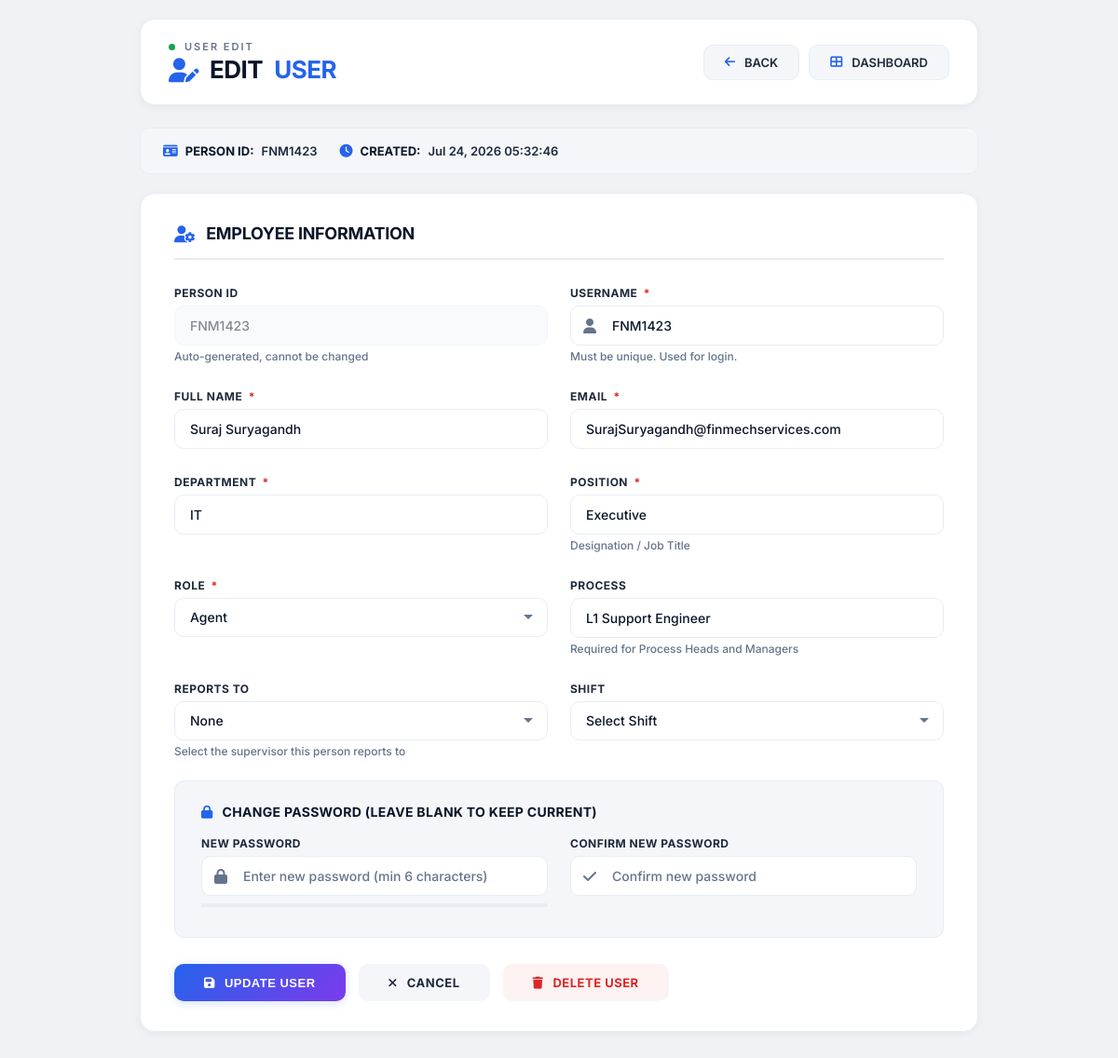
The page /edit_user.php?id=7383 (signed in) on the database its author committed.
### tables this page shows
CREATE TABLE `users` (
  `id` int(11) NOT NULL,
  `person_id` varchar(20) NOT NULL,
  `username` varchar(50) NOT NULL,
  `password` varchar(255) NOT NULL,
  `full_name` varchar(100) NOT NULL,
  `email` varchar(100) DEFAULT NULL,
  `department` varchar(50) DEFAULT NULL,
  `position` varchar(50) DEFAULT NULL,
  `role` enum('centre_head','process_head','manager','am','tl','agent') NOT NULL,
  `process` varchar(50) DEFAULT NULL,
  `reporting_to` int(11) DEFAULT NULL,
  `shift_id` int(11) DEFAULT NULL,
  `created_at` timestamp NOT NULL DEFAULT current_timestamp(),
  `is_active` tinyint(1) DEFAULT 1,
  `temp_reporting_id` varchar(50) DEFAULT NULL
);

### config.php (called while the page is built, shortened)
<?php
try {
    $pdo = new PDO("mysql:host=" . DB_HOST . ";dbname=" . DB_NAME, DB_USER, DB_PASS);
    $pdo->setAttribute(PDO::ATTR_ERRMODE, PDO::ERRMODE_EXCEPTION);
    $pdo->setAttribute(PDO::ATTR_DEFAULT_FETCH_MODE, PDO::FETCH_ASSOC);
} catch(PDOException $e) {
    die("Connection failed: " . $e->getMessage());
}
function isLoggedIn() {
    return isset($_SESSION['user_id']);
}
function getCurrentUser() {
    global $pdo;
    $stmt = $pdo->prepare("SELECT * FROM users WHERE id = ?");
    $stmt->execute([$_SESSION['user_id']]);
    return $stmt->fetch();
}
?>

### edit_user.php (the view, shortened to what this page needs)
<?php
require_once 'config.php';
$user = getCurrentUser();
$user_data = [];
$user_id = isset($_GET['id']) ? (int)$_GET['id'] : 0;
try {
    $stmt = $pdo->prepare("SELECT * FROM users WHERE id = ?");
    $stmt->execute([$user_id]);
    $user_data = $stmt->fetch();
} catch (PDOException $e) {
    redirect('users.php');
}
$departments = [];
$positions = [];
?>
<!DOCTYPE html>
<html lang="en">
<head>
    <link rel="stylesheet" href="https://cdnjs.cloudflare.com/ajax/libs/font-awesome/6.4.0/css/all.min.css">
</head>
<body>
    <div class="container">
        <div class="header anim-fade-up">
            <div class="header-left">
                <div class="system-label">
                    <span class="dot"></span>
                    USER EDIT
                </div>
                <h1>
                    <i class="fas fa-user-edit"></i>
                    EDIT <span class="highlight">USER</span>
                </h1>
            </div>
            <div class="header-actions">
                <a href="users.php" class="btn-back">
                    <i class="fas fa-arrow-left"></i> BACK
                </a>
                <a href="dashboard.php" class="btn-dashboard">
                    <i class="fas fa-th-large"></i> DASHBOARD
                </a>
            </div>
        </div>
        <div class="info-box anim-fade-up anim-delay-1">
            <p><i class="fas fa-id-card"></i> <strong>PERSON ID:</strong> <?php echo htmlspecialchars($user_data['person_id']); ?></p>
            <p><i class="fas fa-clock"></i> <strong>CREATED:</strong> <?php echo date('M d, Y H:i:s', strtotime($user_data['created_at'])); ?></p>
        </div>
        <div class="card anim-fade-up anim-delay-2">
            <h2><i class="fas fa-user-cog"></i> EMPLOYEE INFORMATION</h2>
            <form method="POST" action="" id="userForm">
                <div class="form-grid">
                    <div class="form-group">
                        <label>Person ID</label>
                        <input type="text" value="<?php echo htmlspecialchars($user_data['person_id']); ?>" readonly>
                        <div class="field-note">Auto-generated, cannot be changed</div>
                    </div>
                    <div class="form-group">
                        <label>Username <span class="required">*</span></label>
                        <div class="input-group">
                            <i class="fas fa-user"></i>
                            <input type="text" name="username" required
                                value="<?php echo htmlspecialchars($user_data['username']); ?>"
                                placeholder="Enter username">
                        </div>
                        <div class="field-note">Must be unique. Used for login.</div>
                    </div>
                    <div class="form-group">
                        <label>Full Name <span class="required">*</span></label>
                        <input type="text" name="full_name" required
                            value="<?php echo htmlspecialchars($user_data['full_name']); ?>"
                            placeholder="Enter full name">
                    </div>
                    <div class="form-group">
                        <label>Email <span class="required">*</span></label>
                        <input type="email" name="email" required
                            value="<?php echo htmlspecialchars($user_data['email']); ?>"
                            placeholder="Enter email address">
                    </div>
                    <div class="form-group">
                        <label>Department <span class="required">*</span></label>
                        <?php if (!empty($departments)): ?>
                            <select name="department" required>
                                <option value="">Select Department</option>
                                <?php foreach ($departments as $dept): ?>
                                    <option value="<?php echo htmlspecialchars($dept['dept_name']); ?>"
                                        <?php echo ($user_data['department'] == $dept['dept_name']) ? 'selected' : ''; ?>>
                                        <?php echo htmlspecialchars($dept['dept_name']); ?>
                                    </option>
                                <?php endforeach; ?>
                            </select>
                        <?php else: ?>
                            <input type="text" name="department" required
                                value="<?php echo htmlspecialchars($user_data['department']); ?>"
                                placeholder="Enter department">
                        <?php endif; ?>
                    </div>
                    <div class="form-group">
                        <label>Position <span class="required">*</span></label>
                        <?php if (!empty($positions)): ?>
                            <select name="position" required id="positionSelect">
                                <option value="">Select Position</option>
                                <?php foreach ($positions as $pos): ?>
                                    <option value="<?php echo htmlspecialchars($pos['position_name']); ?>"
                                        data-role="<?php echo $pos['role']; ?>"
                                        <?php echo ($user_data['position'] == $pos['position_name']) ? 'selected' : ''; ?>>
                                        <?php echo htmlspecialchars($pos['position_name']); ?>
                                    </option>
                                <?php endforeach; ?>
                            </select>
                        <?php else: ?>
                            <input type="text" name="position" required
                                value="<?php echo htmlspecialchars($user_data['position']); ?>"
                                placeholder="Enter position">
                        <?php endif; ?>
                        <div class="field-note">Designation / Job Title</div>
                    </div>
                    <div class="form-group">
                        <label>Role <span class="required">*</span></label>
                        <select name="role" required id="roleSelect">
                            <option value="agent" <?php echo ($user_data['role'] == 'agent') ? 'selected' : ''; ?>>Agent</option>
                        </select>
                    </div>
                    <div class="form-group">
                        <label>Process</label>
                        <input type="text" name="process"
                            value="<?php echo htmlspecialchars($user_data['process']); ?>"
                            placeholder="e.g., Sales, Support, Collection">
                        <div class="field-note">Required for Process Heads and Managers</div>
                    </div>
                    <div class="form-group">
                        <label>Reports To</label>
                        <select name="reporting_to">
                            <option value="">None</option>
                        </select>
                        <div class="field-note">Select the supervisor this person reports to</div>
                    </div>
                    <div class="form-group">
                        <label>Shift</label>
                        <select name="shift_id">
                            <option value="">Select Shift</option>
                        </select>
                    </div>
                </div>
                <div class="password-section">
                    <h4><i class="fas fa-lock"></i> CHANGE PASSWORD (LEAVE BLANK TO KEEP CURRENT)</h4>
                    <div class="form-grid">
                        <div class="form-group">
                            <label>New Password</label>
                            <div class="input-group">
                                <i class="fas fa-lock"></i>
                                <input type="password" name="password" id="password"
                                    placeholder="Enter new password (min 6 characters)">
                            </div>
                            <div class="password-strength">
                            </div>
                        </div>
                        <div class="form-group">
                            <label>Confirm New Password</label>
                            <div class="input-group">
                                <i class="fas fa-check"></i>
                                <input type="password" name="confirm_password" id="confirmPassword"
                                    placeholder="Confirm new password">
                            </div>
                        </div>
                    </div>
                </div>
                <div class="actions">
                    <button type="submit" class="btn btn-primary">
                        <i class="fas fa-save"></i> UPDATE USER
                    </button>
                    <a href="users.php" class="btn btn-secondary">
                        <i class="fas fa-times"></i> CANCEL
                    </a>
                    <?php if ($user_data['id'] != $user['id']): ?>
                        <a href="delete_user.php?id=<?php echo $user_data['id']; ?>" class="btn btn-danger"
                            onclick="return confirm('Are you sure you want to delete this user? This action cannot be undone.')">
                            <i class="fas fa-trash"></i> DELETE USER
                        </a>
                    <?php endif; ?>
                </div>
            </form>
        </div>
    </div>
</body>
</html>

### rows shown on the page
users: person "FNM1423", created_at "Jul 24, 2026 05:32:46", username "FNM1423", full_name "Suraj Suryagandh", email "SurajSuryagandh@finmechservices.com", department "IT", position "Executive", role "Agent", process "L1 Support Engineer"
